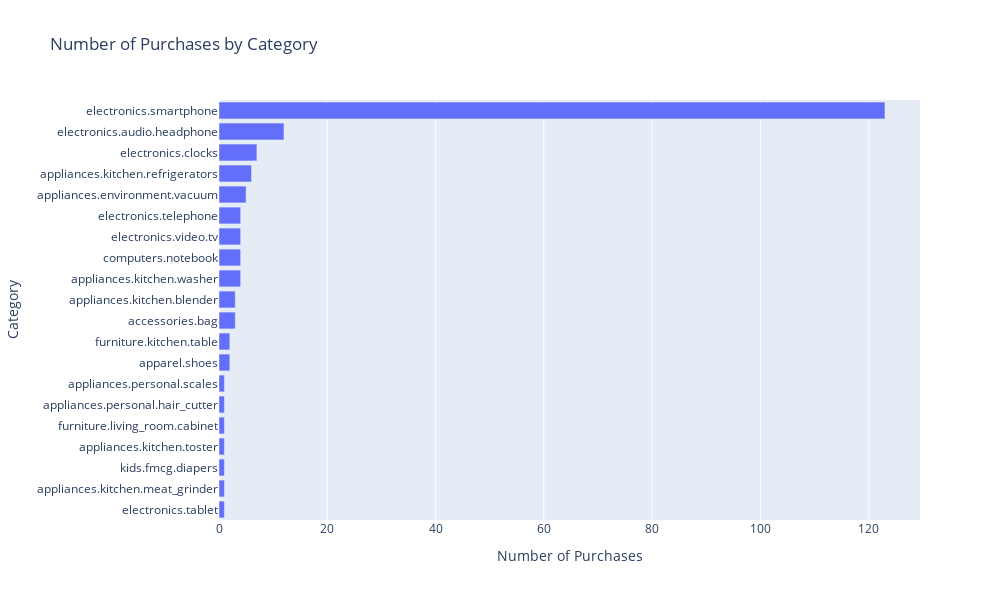

Here is the notebook cell this chart was saved with:
### Markdown cell above
## Category Analysis

Let's analyze which categories are most popular in terms of purchases.

### Code cell
# Calculate sum of event_type (purchases) per category_code
category_purchase_counts = all_events_df.groupby('category_code')['event_type'].sum().reset_index()
category_purchase_counts = category_purchase_counts.sort_values('event_type', ascending=False)

# Display the top categories by purchase count
print("Top categories by number of purchases:")
print(category_purchase_counts.head(10))

# Create an interactive bar chart with Plotly showing top 20 categories
fig = px.bar(
    category_purchase_counts.head(20), 
    x='event_type', 
    y='category_code',
    title='Number of Purchases by Category',
    labels={'event_type': 'Number of Purchases', 'category_code': 'Category'},
    width=1000,
    height=600
)
fig.update_layout(yaxis={'categoryorder': 'total ascending'})
fig.show()

### Figure 1 — Plotly figure (JSON) as saved in the notebook; plotly's stock layout.template omitted (floating-point values rounded to 4 significant figures)
{"data": [{"alignmentgroup": "True", "hovertemplate": "Number of Purchases=%{x}<br>Category=%{y}<extra></extra>", "legendgroup": "", "marker": {"color": "#636efa", "pattern": {"shape": ""}}, "name": "", "offsetgroup": "", "orientation": "h", "showlegend": false, "textposition": "auto", "type": "bar", "x": [123, 12, 7, 6, 5, 4, 4, 4, 4, 3, 3, 2, 2, 1, 1, 1, 1, 1, 1, 1], "xaxis": "x", "y": ["electronics.smartphone", "electronics.audio.headphone", "electronics.clocks", "appliances.kitchen.refrigerators", "appliances.environment.vacuum", "appliances.kitchen.washer", "computers.notebook", "electronics.video.tv", "electronics.telephone", "accessories.bag", "appliances.kitchen.blender", "apparel.shoes", "furniture.kitchen.table", "electronics.tablet", "appliances.kitchen.meat_grinder", "kids.fmcg.diapers", "appliances.kitchen.toster", "furniture.living_room.cabinet", "appliances.personal.hair_cutter", "appliances.personal.scales"], "yaxis": "y"}], "layout": {"barmode": "relative", "height": 600, "legend": {"tracegroupgap": 0}, "title": {"text": "Number of Purchases by Category"}, "width": 1000, "xaxis": {"anchor": "y", "domain": [0, 1], "title": {"text": "Number of Purchases"}}, "yaxis": {"anchor": "x", "categoryorder": "total ascending", "domain": [0, 1], "title": {"text": "Category"}}}}
